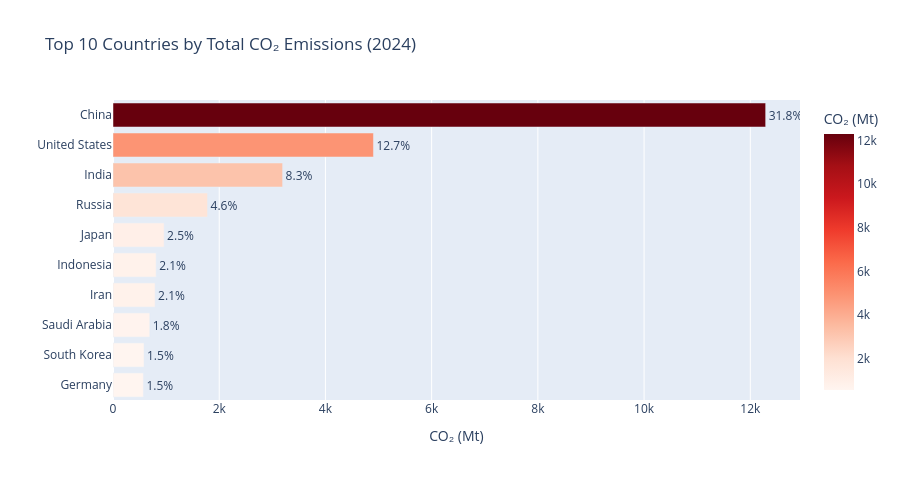

The code cell stored with this chart in its notebook:
### Code cell
section("Top 10 emitters — total CO₂ (most recent year)")

top10 = (
    latest
    .nlargest(10, "co2")
    [["country","co2","co2_per_capita","share_global_co2"]]
    .reset_index(drop=True)
)
display(top10.round(2))

fig = px.bar(
    top10.sort_values("co2"), x="co2", y="country", orientation="h",
    text=top10.sort_values("co2")["share_global_co2"].round(1).astype(str)+"%",
    color="co2", color_continuous_scale="Reds",
    title=f"Top 10 Countries by Total CO₂ Emissions ({latest_year})",
    labels={"co2": "CO₂ (Mt)", "country": ""}
)
fig.update_traces(textposition="outside")
fig.update_layout(showlegend=False, height=480)
fig.show()

### Figure 1 — Plotly figure (JSON) as saved in the notebook; plotly's stock layout.template omitted (floating-point values rounded to 4 significant figures)
{"data": [{"hovertemplate": "CO₂ (Mt)=%{marker.color}<br>=%{y}<br>text=%{text}<extra></extra>", "legendgroup": "", "marker": {"color": [572.3, 583.7, 692.1, 792.6, 812.2, 961.9, 1781.0, 3193.0, 4904.0, 12290.0], "coloraxis": "coloraxis", "pattern": {"shape": ""}}, "name": "", "orientation": "h", "showlegend": false, "text": ["1.5%", "1.5%", "1.8%", "2.1%", "2.1%", "2.5%", "4.6%", "8.3%", "12.7%", "31.8%"], "textposition": "outside", "type": "bar", "x": [572.3, 583.7, 692.1, 792.6, 812.2, 961.9, 1781.0, 3193.0, 4904.0, 12290.0], "xaxis": "x", "y": ["Germany", "South Korea", "Saudi Arabia", "Iran", "Indonesia", "Japan", "Russia", "India", "United States", "China"], "yaxis": "y"}], "layout": {"barmode": "relative", "coloraxis": {"colorbar": {"title": {"text": "CO₂ (Mt)"}}, "colorscale": [[0, "rgb(255,245,240)"], [0.125, "rgb(254,224,210)"], [0.25, "rgb(252,187,161)"], [0.375, "rgb(252,146,114)"], [0.5, "rgb(251,106,74)"], [0.625, "rgb(239,59,44)"], [0.75, "rgb(203,24,29)"], [0.875, "rgb(165,15,21)"], [1, "rgb(103,0,13)"]]}, "height": 480, "legend": {"tracegroupgap": 0}, "showlegend": false, "title": {"text": "Top 10 Countries by Total CO₂ Emissions (2024)"}, "xaxis": {"anchor": "y", "domain": [0, 1], "title": {"text": "CO₂ (Mt)"}}, "yaxis": {"anchor": "x", "domain": [0, 1], "title": {"text": ""}}}}
